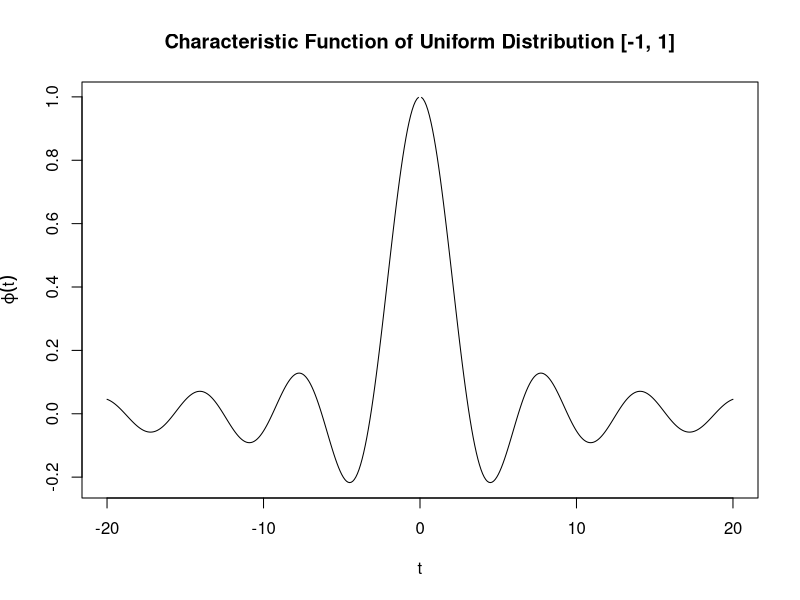
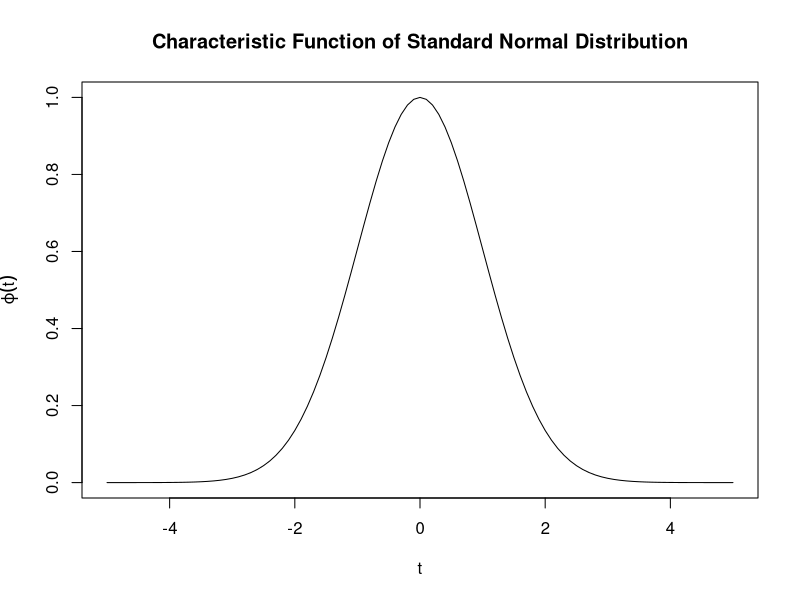
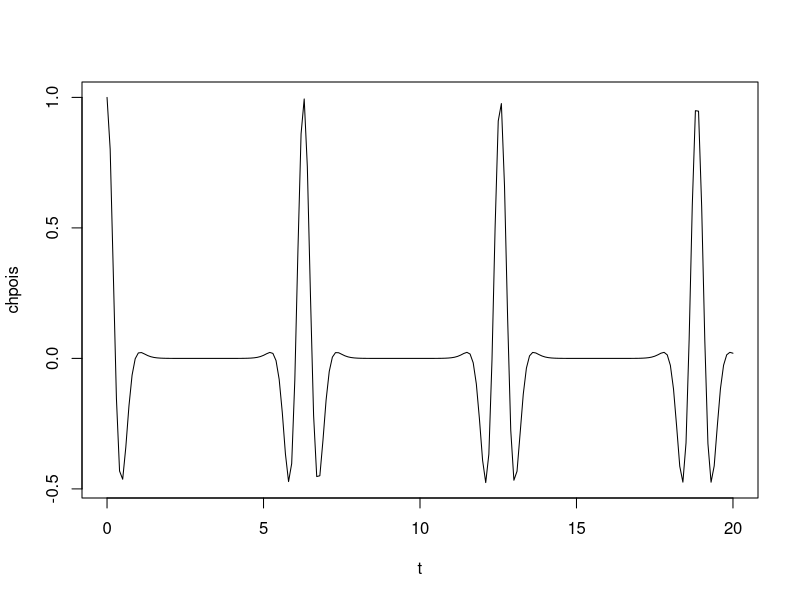

Here is the R script that generated these plots, in order:
#Characteristic Function of uniform random variable, normal random variable, poisson random variable

#Characteristic function of uniform distribution over an interval [-1,1]

# Plot of Characteristic Function of a U(-1,1) Random Variable
#Define the intervals
a <- -1 
b <- 1
#Generate uniform distribution
t <- seq(-20,20,.1)
#Formula for calculating chung's characteristic function of uniform distribution
chu <- (exp(1i*t*b)-exp(1i*t*a))/(1i*t*(b-a))

plot(t,
    chu,
    "l",
    ylab=(expression(varphi(t))),
    main="Characteristic Function of Uniform Distribution [-1, 1]"
    )

# Plot of Characteristic Function of a N(0,1) Variable
mu <- 0; sigma <- 1
t <- seq(-5,5,0.1)
chsnv <- exp(1i*t*mu-.5*(sigma ^ 2)*(t ^ 2))

plot(t,
    chsnv,
    "l",
    ylab=(expression(varphi(t))),
    main="Characteristic Function of Standard Normal Distribution"
    )

# Plot of Characteristic Function of Poisson Random Variable
lambda <- 6
t <- seq(0,20,.1)
chpois <- exp(lambda*(exp(1i*t)-1))
plot(t,chpois,"l") 
# Warning omitted and left as exercise
# for the reader to interpret